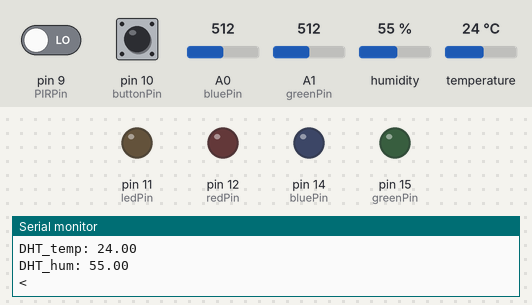
Simulated run of this sketch. Board: Arduino Uno, built with avr-gcc and run on an emulated ATmega328P. On the bench: output pins drawn as LEDs (lit = HIGH), the last lines printed to the serial monitor. Inputs (shaded band) come from the test bench; at power-on: pin 9 (PIRPin) LOW, pin 10 (buttonPin) HIGH, A0 (bluePin) = 512, A1 (greenPin) = 512, humidity 55 %, temperature 24 °C.

Above: at 1.2 s.
1.3 s: pin 9 (PIRPin) driven HIGH
At 2.2 s:
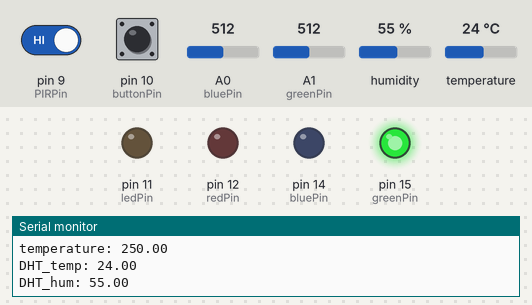
At 2.7 s:
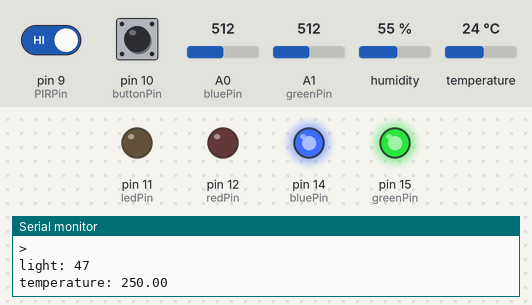
4.8 s: pin 9 (PIRPin) driven LOW
At 6.5 s:
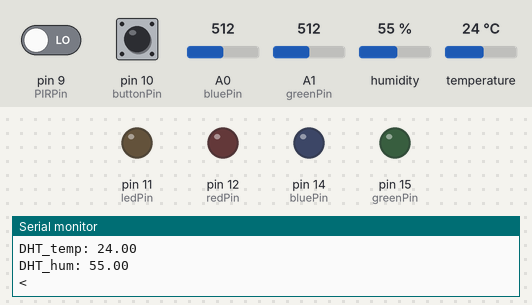
Timing chart, 0 to 8.0 s (numbered marks = the images above; inputs shaded):
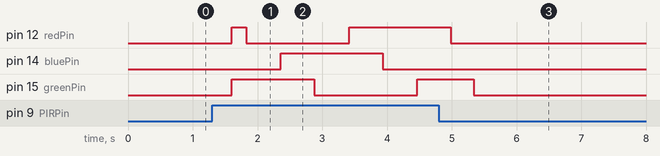

Measured:
- after the input at 1.3 s, pin 12 (redPin): LOW → HIGH after 0.30 s, → LOW 0.22 s later, → HIGH 1.6 s later; pin 14 (bluePin): LOW → HIGH after 1.1 s, → LOW 1.6 s later; pin 15 (greenPin): LOW → HIGH after 0.30 s, → LOW 1.3 s later, → HIGH 1.6 s later
- after the input at 4.8 s, pin 12 (redPin): goes on until 5.0 s, then stays LOW; pin 14 (bluePin): stops changing and stays LOW

The sketch:

wire_client.ino
```cpp
#include <Wire.h>
// #include <LiquidCrystal_I2C.h>
#include <DHT.h>

const int ledPin = 11;   // Teensy has LED on 11, Teensy++ on 6

const int redPin =  12;
const int greenPin =  15;
const int bluePin =  14;
const int buttonPin = 10;
const int PIRPin = 9;

const int lightPin = 0;
const int tempPin = 1;

#define DHTPIN 19
#define DHTTYPE DHT22

#define I2C_ADDR 10

DHT dht(DHTPIN, DHTTYPE);

// LiquidCrystal_I2C lcd(0x27, 2, 1, 0, 4, 5, 6, 7, 3, POSITIVE);

// the setup() method runs once, when the sketch starts

void setup() {
  Wire.begin(I2C_ADDR);
  Wire.onReceive(receiveEvent);
  Wire.onRequest(requestEvent);
  // initialize the digital pin as an output.
  pinMode(ledPin, OUTPUT);
  pinMode(redPin, OUTPUT);
  pinMode(greenPin, OUTPUT);
  pinMode(bluePin, OUTPUT);
  pinMode(DHTPIN, INPUT);
  pinMode(buttonPin, INPUT_PULLUP);
  pinMode(PIRPin, INPUT);
  Serial.begin(9600);

  dht.begin();

  // lcd.begin(16, 2);
  // lcd.noBacklight();
  // lcd.home();
  // lcd.print("Hello!");
}

int x;
int redI = 0;
int greenI = 0;
int blueI = 255;
int lastButton = LOW;
int cycl = 0;
float intensity = 0.5;

// measurements
float dht_temp;
float dht_hum;
int pir;
int button;

void loop() {
  int i;
  int l;
  int light;
  float temp;

  if (cycl == 50) {
    cycl = 0;
    button = digitalRead(buttonPin);
    pir = digitalRead(PIRPin);

    dht_temp = dht.readTemperature();
    dht_hum = dht.readHumidity();

    analogRead(lightPin);
    delay(10);
    light = analogRead(lightPin);
    l = map(light, 400, 1000, 0, 255);

    analogRead(tempPin);
    delay(10);
    temp = 0;
    for (i=0;i<8;i++) {
      temp += analogRead(tempPin) * 0.48828125; // (VCC * 1000 / 1024) / 10; VCC = 5
      // temp = analogRead(tempPin);
    }
    temp = temp / 8;

    Serial.println(">");
    Serial.print("light: ");
    Serial.println(l);
    Serial.print("temperature: ");
    Serial.println(temp);
    Serial.print("DHT_temp: ");
    Serial.println(dht_temp);
    Serial.print("DHT_hum: ");
    Serial.println(dht_hum);
    Serial.println("<");
/*
    if (lastButton != button) {
      lcd.clear();
      lastButton = button;
    }

    lcd.home();
    if (pir == HIGH) {
      lcd.backlight();
    } else {
      lcd.noBacklight();
    }
    if (button == HIGH) {
      lcd.print("Temp: ");
      lcd.print(dht_temp);
      lcd.setCursor(0, 1);
      lcd.print("Hum%: ");
      lcd.print(dht_hum);
    } else {
      lcd.print("Temp (a): ");
      lcd.print(temp);
      lcd.setCursor(0, 1);
      lcd.print("Light: ");
      lcd.print(light);
    }
*/
    if (pir == HIGH) {
      intensity = 1.0;
    } else {
      intensity = 0.1;
    }

  }

  if (blueI >= 250 && redI < 250 && greenI < 5) {
    redI+=5;
  }
  if (redI >= 250 && blueI >= 5) {
    blueI-=5;
  }
  if (redI >= 250 && blueI < 5 && greenI < 250) {
    greenI+=5;
  }
  if (greenI >= 250 && redI >= 5) {
    redI-=5;
  }
  if (greenI >= 250 && redI < 5 && blueI < 250) {
    blueI+=5;
  }
  if (blueI >= 250 && greenI >= 5) {
    greenI-=5;
  }

  analogWrite(bluePin, blueI*intensity);
  analogWrite(redPin, redI*intensity);
  analogWrite(greenPin, greenI*intensity);

  cycl++;
  delay(10);

}

void receiveEvent(int data) {
  x = Wire.read();
}

void requestEvent() {
  byte data[2] = { pir == HIGH ? 1 : 0, button == HIGH ? 1 : 0};

  Wire.send(data, 2);
}
```
